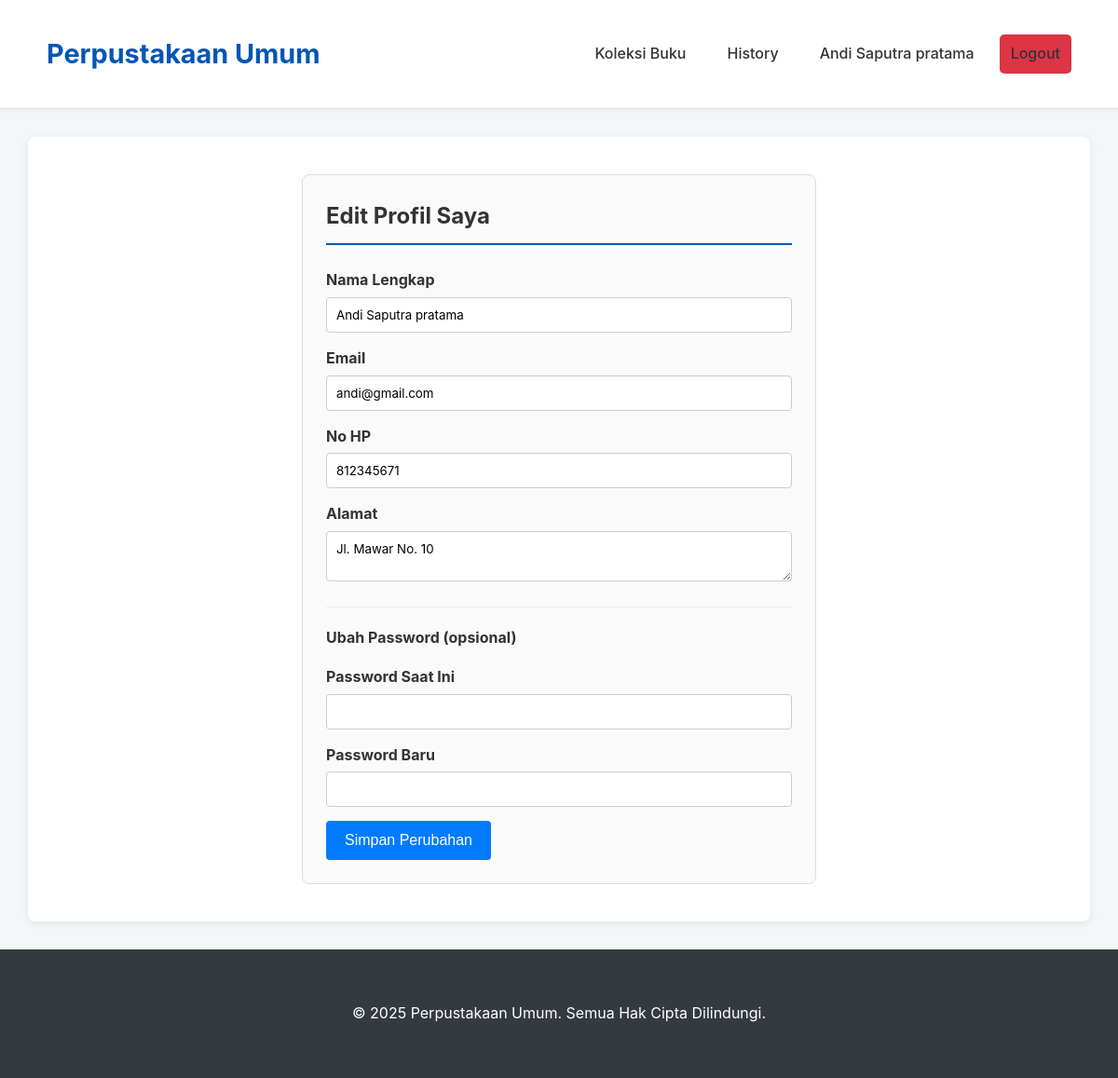
Page /edit-profil/index.php (signed in) on the committed database.
### tables this page shows
CREATE TABLE `pemustaka` (
  `id_pemustaka` int(11) NOT NULL,
  `nama` varchar(100) NOT NULL,
  `email` varchar(100) NOT NULL,
  `password` varchar(100) NOT NULL,
  `alamat` text DEFAULT NULL,
  `no_hp` int(11) DEFAULT NULL
);

### edit-profil/index.php (the view, shortened to what this page needs)
<?php
$conn = get_db_connection();
$user_id = $_SESSION['user_id'];
try {
    $stmt = $conn->prepare("SELECT nama, email, alamat, no_hp, alamat FROM pemustaka WHERE id_pemustaka = :id");
    $stmt->bindParam(':id', $user_id, PDO::PARAM_INT);
    $stmt->execute();
    $user_data = $stmt->fetch(PDO::FETCH_ASSOC);
} catch (PDOException $e) {
    die("Gagal mengambil data pengguna.");
}
include('../templates/header.php');
?>
<div class="form-container">
    <h2 class="page-title">Edit Profil Saya</h2>
    <form action="index.php" method="POST">
        <div class="form-group">
            <label for="nama_lengkap">Nama Lengkap</label>
            <input type="text" id="nama_lengkap" name="nama_lengkap" value="<?= htmlspecialchars($user_data['nama']) ?>">
        </div>
        <div class="form-group">
            <label for="email">Email</label>
            <input type="email" id="email" name="email" value="<?= htmlspecialchars($user_data['email']) ?>">
        </div>
        <div class="form-group">
            <label for="no_hp">No HP</label>
            <input type="text" id="no_hp" name="no_hp" value="<?= htmlspecialchars($user_data['no_hp'] ?? '') ?>">
        </div>
         <div class="form-group">
            <label for="alamat">Alamat</label>
            <textarea id="alamat" name="alamat"><?= htmlspecialchars($user_data['alamat'] ?? '') ?></textarea>
        </div>
        <hr>
        <p><strong>Ubah Password (opsional)</strong></p>
        <div class="form-group">
            <label for="current_password">Password Saat Ini</label>
            <input type="password" id="current_password" name="current_password">
        </div>
        <div class="form-group">
            <label for="new_password">Password Baru</label>
            <input type="password" id="new_password" name="new_password">
        </div>
        <button type="submit" class="btn">Simpan Perubahan</button>
    </form>
</div>
<?php include('../templates/footer.php'); ?>

### assets/css/global.css (style rules this page uses)
body, html { margin: 0; padding: 0; font-family: -apple-system, BlinkMacSystemFont, "Segoe UI", Roboto, Helvetica, Arial, sans-serif; background-color: #f4f7f9; color: #333; line-height: 1.6; }
.page-title { margin-top: 0; margin-bottom: 25px; border-bottom: 2px solid #0056b3; padding-bottom: 10px; color: #333; }
.form-container { max-width: 500px; margin: 20px auto; padding: 25px; border: 1px solid #ddd; border-radius: 8px; background-color: #fafafa; }
.form-group { margin-bottom: 15px; }
.form-group label { display: block; margin-bottom: 5px; font-weight: bold; }
.form-group input, .form-group textarea { width: 100%; padding: 10px; border: 1px solid #ccc; border-radius: 4px; box-sizing: border-box; font-family: inherit; }
.btn { display: inline-block; padding: 12px 20px; background-color: #007bff; color: white; border: none; border-radius: 4px; cursor: pointer; text-align: center; text-decoration: none; font-size: 1em; transition: background-color 0.3s; }

### assets/css/edit_profil.css (style rules this page uses)
.form-container hr { margin: 20px 0; border: 0; border-top: 1px solid #eee; }

### rows in the picture
pemustaka: nama_lengkap "Andi Saputra pratama", email "andi@gmail.com", no_hp "812345671", alamat "Jl. Mawar No. 10"

### other values in the picture
$_SESSION['user_name'] "Andi Saputra pratama"
